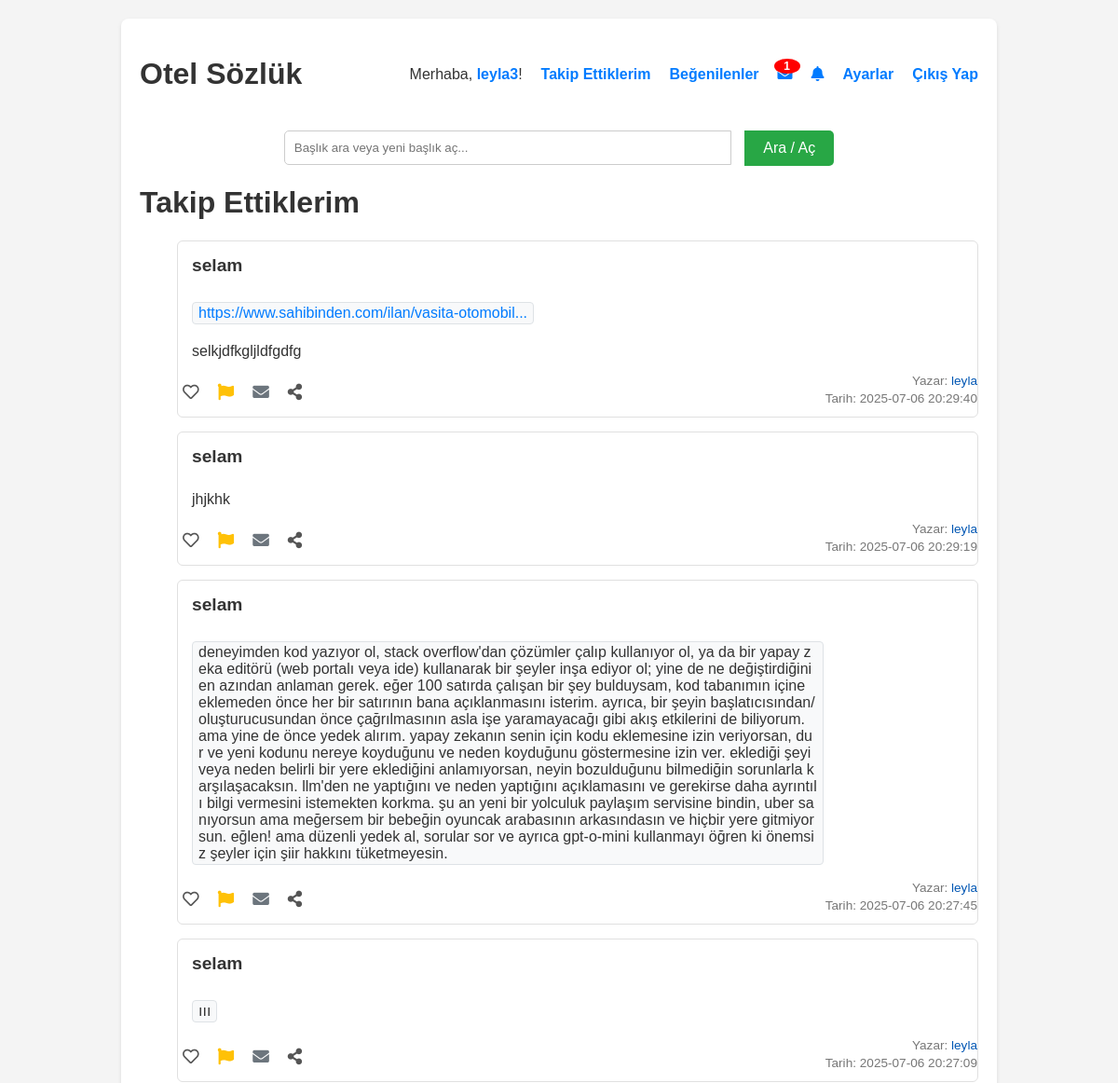
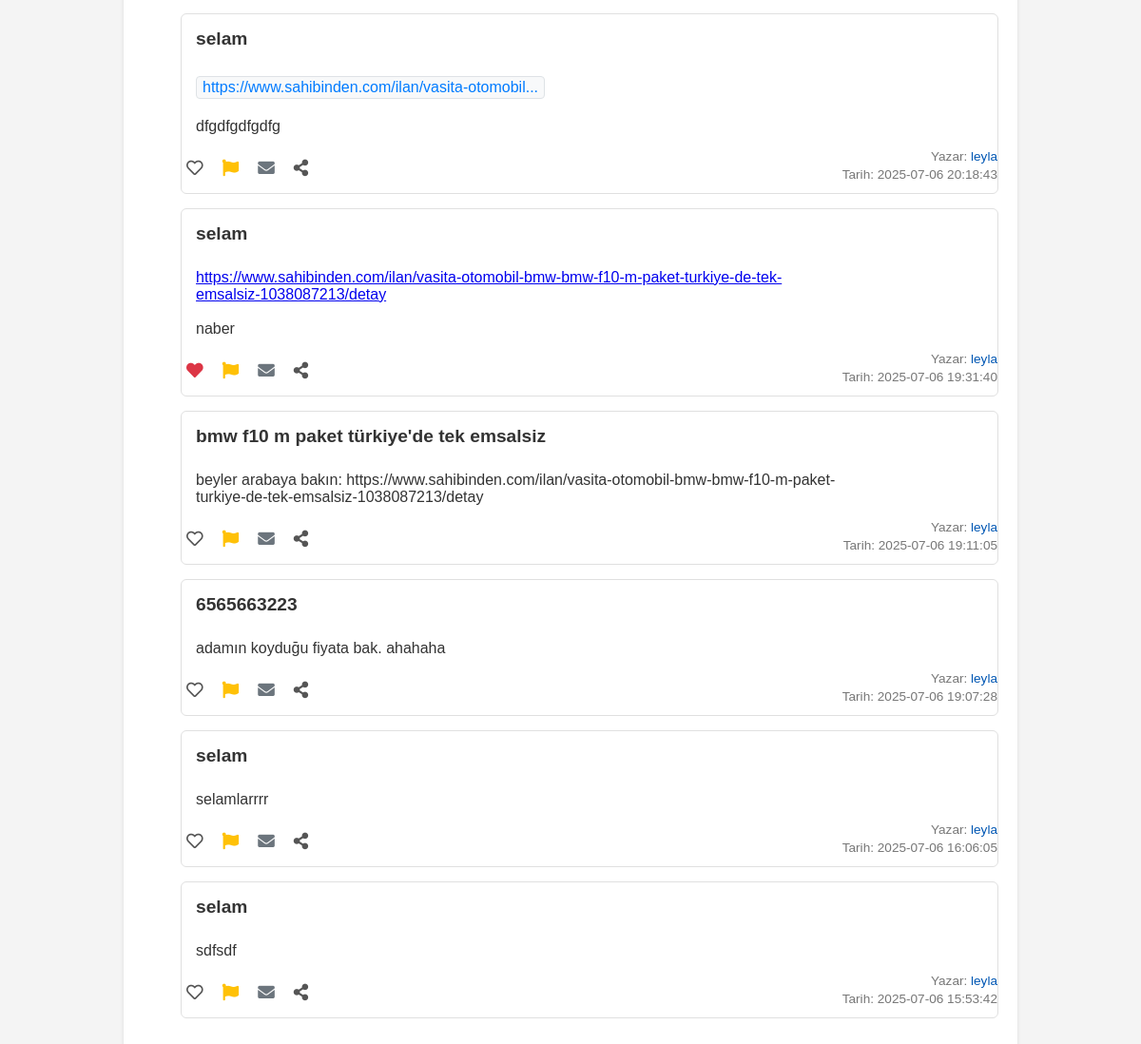
The app's page /takip_ettiklerim (signed in) with its own data (2 pictures, top to bottom).
### tables this page shows
CREATE TABLE entryler (
            id INTEGER PRIMARY KEY AUTOINCREMENT,
            entry_metni TEXT NOT NULL,
            baslik_id INTEGER NOT NULL,
            yazar_id INTEGER NOT NULL,
            tarih TIMESTAMP DEFAULT CURRENT_TIMESTAMP,
            is_deleted INTEGER DEFAULT 0,
            FOREIGN KEY (baslik_id) REFERENCES basliklar(id),
            FOREIGN KEY (yazar_id) REFERENCES users(id)
        );

CREATE TABLE basliklar (
            id INTEGER PRIMARY KEY AUTOINCREMENT,
            baslik_adi TEXT NOT NULL UNIQUE,
            entry_count INTEGER DEFAULT 0
        );

CREATE TABLE users (
            id INTEGER PRIMARY KEY AUTOINCREMENT,
            username TEXT NOT NULL UNIQUE,
            email TEXT NOT NULL UNIQUE,
            password_hash TEXT NOT NULL,
            bio TEXT DEFAULT '',
            kayit_tarihi TIMESTAMP DEFAULT CURRENT_TIMESTAMP,
            email_verified INTEGER DEFAULT 0,
            verification_code TEXT,
            is_admin INTEGER DEFAULT 0,
            is_moderator INTEGER DEFAULT 0,
            is_banned INTEGER DEFAULT 0
        );

### yemeksozluk.py (the view)
@app.route('/takip_ettiklerim')
def takip_ettiklerim():
    if not is_logged_in():
        flash('Takip ettiklerinizi görmek için giriş yapmalısınız.', 'warning')
        return redirect(url_for('login'))
    user_id = session['user_id']
    with get_db_connection() as conn:
        takip_edilen_entryler_data = conn.execute('''
            SELECT e.entry_metni, e.tarih, b.baslik_adi, b.id as baslik_id, u.username, e.id as entry_id, e.yazar_id, u.is_banned
        FROM entryler e
        JOIN basliklar b ON e.baslik_id = b.id
        JOIN users u ON e.yazar_id = u.id
        WHERE e.yazar_id IN (SELECT followed_id FROM follows WHERE follower_id = ?)
        ORDER BY e.tarih DESC
        LIMIT 20
    ''', (user_id,)).fetchall()
        entry_list = []
        for entry in takip_edilen_entryler_data:
            liked = conn.execute('SELECT 1 FROM likes WHERE user_id = ? AND entry_id = ?',
                                 (user_id, entry['entry_id'])).fetchone() is not None
            entry_dict = dict(entry)
            entry_dict['liked_by_user'] = liked
            entry_dict['is_read'] = True  # Artık okundu olarak işaretlendi
            entry_dict['is_banned'] = entry['is_banned']
            entry_list.append(entry_dict)
    return render_template('takip_ettiklerim.html', takip_edilen_entryler=entry_list, is_logged_in=is_logged_in())

### yemeksozluk.py (called while the page is built)
@contextmanager
def get_db_connection():
    conn = sqlite3.connect(DATABASE, timeout=20.0)
    conn.row_factory = sqlite3.Row
    conn.execute('PRAGMA foreign_keys = ON')
    try:
        yield conn
    finally:
        conn.close()

def is_logged_in():
    return 'logged_in' in session and session['logged_in']

@app.before_request
def before_request():
    g.unread_notifications_count = 0
    g.unread_messages_count = 0
    if is_logged_in():
        with get_db_connection() as conn:
            user_id = session['user_id']
            notifications_count = conn.execute('SELECT COUNT(*) FROM notifications WHERE user_id = ? AND is_read = 0', (user_id,)).fetchone()[0]
            g.unread_notifications_count = notifications_count
            messages_count = conn.execute('SELECT COUNT(*) FROM messages WHERE receiver_id = ? AND is_read = 0', (user_id,)).fetchone()[0]
            g.unread_messages_count = messages_count

### templates/takip_ettiklerim.html (shortened to what this page needs)
{% extends 'base.html' %}
{% block content %}
    <h1>Takip Ettiklerim</h1>
    {% if takip_edilen_entryler %}
        <ul>
            {% for entry in takip_edilen_entryler %}
                <li class="entry-item">
                    <div class="entry-title">
                        <a href="{{ url_for('baslik_detay', baslik_id=entry.baslik_id) }}">{{ entry.baslik_adi }}</a>
                    </div>
                    <div class="entry-text">
                        <p>{{ entry.entry_metni|safe }}</p>
                    </div>
                    <div class="entry-actions">
                        {% if is_logged_in %}
                            {% if entry.liked_by_user %}
                                <a href="{{ url_for('entry_begenmekten_vazgec', entry_id=entry.entry_id) }}" class="liked" title="Beğeniyi Kaldır"><i class="fas fa-heart"></i></a>
                            {% else %}
                                <a href="{{ url_for('entry_begen', entry_id=entry.entry_id) }}" title="Beğen"><i class="far fa-heart"></i></a>
                            {% endif %}
                            {% if entry.yazar_id != session.user_id %}
                                <a href="{{ url_for('entry_sikayet', entry_id=entry.entry_id) }}" title="Şikayet Et" style="color: #ffc107;"><i class="fas fa-flag"></i></a>
                                <a href="{{ url_for('sohbet', other_user_id=entry.yazar_id) }}?entry_id={{ entry.entry_id }}" title="Mesaj Gönder" style="color: #6c757d;"><i class="fas fa-envelope"></i></a>
                            {% endif %}
                        {% else %}
                            <span style="color: #ccc; cursor: default;" title="Beğenmek için giriş yapın"><i class="far fa-heart"></i></span>
                        {% endif %}
                        <span class="share-btn" title="Paylaş" onclick="shareEntry({{ entry.entry_id }}, '{{ entry.entry_metni|replace('\'', '\\\'')|replace('\n', ' ') }}', '{{ entry.baslik_adi|replace('\'', '\\\'') }}')"><i class="fas fa-share-alt"></i></span>
                    </div>
                    <div class="entry-info">
                        <p>Yazar: <a href="{{ url_for('profil', username=entry.username) }}">{{ entry.username }}</a></p>
                        <p>Tarih: {{ entry.tarih }}</p>
                    </div>
                </li>
            {% endfor %}
        </ul>
    {% else %}
        <p>Henüz takip ettiğiniz kullanıcıların bir entry'si bulunmuyor veya hiç kimseyi takip etmiyorsunuz.</p>
        <p>Diğer kullanıcıların profillerini ziyaret ederek onları takip edebilirsiniz.</p>
    {% endif %}
{% endblock %}

### templates/base.html (style rules this page uses)
body { font-family: sans-serif; margin: 20px; background-color: #f4f4f4; color: #333; }

### templates/takip_ettiklerim.html (style rules this page uses)
.entry-item { border: 1px solid #e0e0e0; padding: 15px; margin-bottom: 15px; border-radius: 6px; background-color: #ffffff; display: flex; flex-direction: column; position: relative; min-height: 100px; }
.entry-title { font-size: 1.2em; font-weight: bold; margin-bottom: 10px; color: #333; }
.entry-title a { text-decoration: none; color: #333; }
.entry-text { margin-bottom: 30px; padding-right: 150px; }
.entry-info { position: absolute; bottom: 10px; right: 0px; text-align: right; font-size: 0.85em; color: #777; line-height: 1.4; }
.entry-info p { margin: 0; }
.entry-info a { color: #0056b3; text-decoration: none; }
.entry-actions { position: absolute; bottom: 10px; left: 0; display: flex; gap: 10px; font-size: 1.1em; }
.entry-actions a { color: #555; text-decoration: none; padding: 5px; border-radius: 4px; transition: background-color 0.2s ease; }
.entry-actions .liked i { color: #dc3545; }
.entry-actions .share-btn { cursor: pointer; color: #555; padding: 5px; border-radius: 4px; }

### records on screen
entryler: baslik_adi "selam", entry_metni "https://www.sahibinden.com/ilan/vasita-otomobil... selkjdfkgljldfgdfg", username "leyla", tarih "2025-07-06 20:29:40"
entryler: baslik_adi "selam", entry_metni "jhjkhk", username "leyla", tarih "2025-07-06 20:29:19"
entryler: baslik_adi "selam", entry_metni "deneyimden kod yazıyor ol, stack overflow'dan çözümler çalıp kullanıyor ol, ya da bir yapay zeka editörü (web portalı veya ide) kullanarak bir şeyler inşa ediyor ol; yine de ne değiştirdiğini en azından anlaman gerek. eğer 100 satırda çalışan bir şey bulduysam, kod tabanımın içine eklemeden önce her bir satırının bana açıklanmasını isterim. ayrıca, bir şeyin başlatıcısından/oluşturucusundan önce çağrılmasının asla işe yaramayacağı gibi akış etkilerini de biliyorum. ama yine de önce yedek alırım. yapay zekanın senin için kodu eklemesine izin veriyorsan, dur ve yeni kodunu nereye koyduğunu ve neden koyduğunu göstermesine izin ver. eklediği şeyi veya neden belirli bir yere eklediğini…", username "leyla", tarih "2025-07-06 20:27:45"
entryler: baslik_adi "selam", entry_metni "ııı", username "leyla", tarih "2025-07-06 20:27:09"
entryler: baslik_adi "selam", entry_metni "https://www.sahibinden.com/ilan/vasita-otomobil... dfgdfgdfgdfg", username "leyla", tarih "2025-07-06 20:18:43"
entryler: baslik_adi "selam", entry_metni "https://www.sahibinden.com/ilan/vasita-otomobil-bmw-bmw-f10-m-paket-turkiye-de-tek-emsalsiz-1038087213/detay naber", username "leyla", tarih "2025-07-06 19:31:40"
entryler: baslik_adi "bmw f10 m paket türkiye'de tek emsalsiz", entry_metni "beyler arabaya bakın: https://www.sahibinden.com/ilan/vasita-otomobil-bmw-bmw-f10-m-paket-turkiye-de-tek-emsalsiz-1038087213/detay", username "leyla", tarih "2025-07-06 19:11:05"
entryler: baslik_adi "6565663223", entry_metni "adamın koyduğu fiyata bak. ahahaha", username "leyla", tarih "2025-07-06 19:07:28"
entryler: baslik_adi "selam", entry_metni "selamlarrrr", username "leyla", tarih "2025-07-06 16:06:05"
entryler: baslik_adi "selam", entry_metni "sdfsdf", username "leyla", tarih "2025-07-06 15:53:42"

### other values on screen
{{ session.username }} "leyla3"
{{ g.unread_messages_count }} "1"
